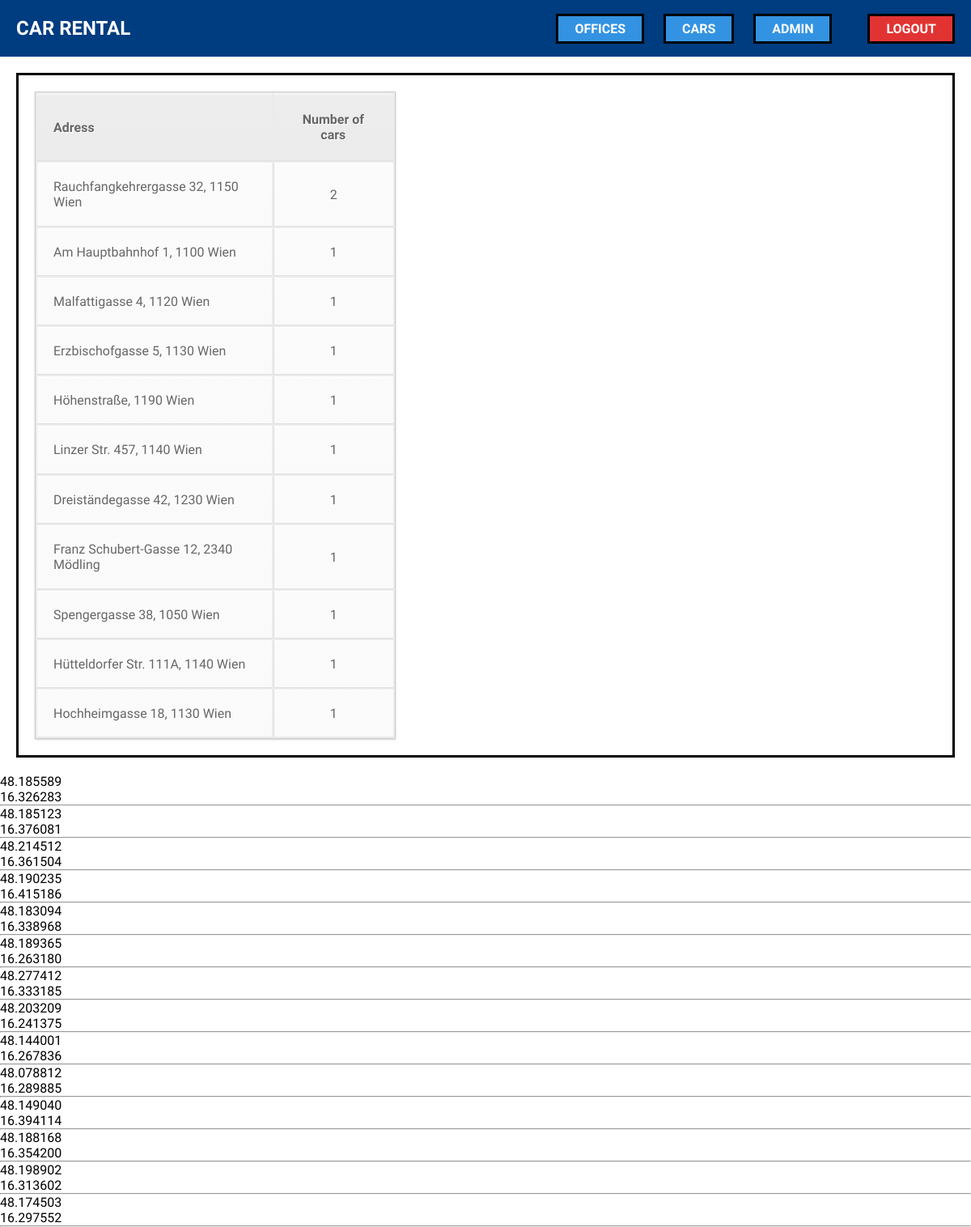
/admin.php (signed in), run on the app's committed database.
### tables this page shows
CREATE TABLE `locations` (
  `loc_id` int(11) NOT NULL,
  `address` varchar(255) NOT NULL,
  `latitude` float(10,6) DEFAULT NULL,
  `longitude` float(10,6) DEFAULT NULL
);

### admin.php (the view, shortened to what this page needs)
<?php
include_once('inc/conf/config.php');
include('inc/components/head.php'); ?>
    <section id="loc-list">
    <article>
        <table>
            <thead>
                <tr>
                    <th>Adress</th>
                    <th>Number of cars</th>
                </tr>
            </thead>
            <tbody>
                <?php
                    $statement = $db_con->query('SELECT address, COUNT(*) as count FROM cars
                                                JOIN locations ON locations.loc_id = cars.fk_location
                                                GROUP BY fk_location ORDER BY count DESC');
                    foreach ($statement as $row){
                        echo "<tr>";
                        echo "<td>" . $row['address'] . "</td>";
                        echo "<td>" . $row['count'] . "</td>";
                        echo "</tr>";
                    }
                ?>
            </tbody>
        </table>
    </article>
    <aside>
        <div id="map"></div>
    </aside>
    </section>
<?php
$statement = $db_con->query("SELECT * FROM locations");
        foreach ($statement as $row){ ?>
           <?php echo $row['latitude'] ?><br>
           <?php echo $row['longitude'] ?><hr>
       <?php } ?>
<?php include('inc/components/footer.php'); ?>

### inc/components/head.php (shortened to what this page needs)
<!DOCTYPE html>
<html lang="en">
<head>
    <link rel="stylesheet" href="css/style.css">
    <link rel="stylesheet" href="https://use.fontawesome.com/releases/v5.1.0/css/all.css">
</head>
<body>
<header>
    <?php include('menu.php'); ?>
</header>

### inc/components/menu.php (shortened to what this page needs)
<nav>
    <ul>
        <span>car rental</span>
        <form id="login-form" method="post">
        <?php if(!empty($_SESSION['user_id'])){ ?>
        <li><a href="offices.php">Offices</a></li>
        <li><a href="cars.php">Cars</a></li>
        <?php if($_SESSION['role']=='admin'){ ?>
        <li><a href="admin.php">Admin</a></li>
        <?php } ?>
        <?php } else { ?>
        <li><input type="text" name="email" placeholder="email"></li>
        <li><input type="password" name="user_pass" placeholder="password"></li>
        <li><a id="login-sub" type="submit" name="log-sub">Login</a></li><?php } ?>
        <?php if(!empty($_SESSION['user_id'])){ ?>
        <li class="logout"><a href="inc/scripts/logout.php">LogOut</a></li>
        <?php } ?>
        </form>
    </ul>
</nav>

### css/style.css (style rules this page uses)
* { margin: 0; padding: 0; font-size: 1em; font-family: 'PT Sans Narrow', sans-serif; }
html, body { height: 100%; margin: 0; padding: 0; }
header { height: 70px; background: rgb(0, 60, 128); }
header ul { list-style: none; display: flex; justify-content: space-between; align-items: center; height: 70px; }
header ul li { display: inline; margin-left: 20px; }
form a { background: rgb(51, 147, 226); padding: 6px 20px; text-decoration: none; text-transform: uppercase; font-weight: bold; color: #fff; border: 3px solid #000; text-align: center; }
.logout { margin-left: 40px; margin-right: 20px; }
.logout a { background: rgb(226, 51, 51); }
nav ul span { margin-left: 20px; font-weight: bold; font-size: 1.5em; text-transform: uppercase; color: #fff; }
#loc-list { display: flex; justify-content: center; border: 3px solid #000; margin: 20px; padding: 20px; height: 100%; }
article { display: flex; width: 40%; }
aside { width: 60%; height: 100%; }
#map { height: 100%; width: 100%; }
table { font-family:Arial, Helvetica, sans-serif; color:#666; text-shadow: 1px 1px 0px #fff; background:#eaebec; border:#ccc 1px solid; -moz-box-shadow: 0 1px 2px #d1d1d1; -webkit-box-shadow: 0 1px 2px #d1d1d1; box-shadow: 0 1px 2px #d1d1d1; }
table th { padding:21px 25px 22px 25px; border-top:1px solid #fafafa; border-bottom:1px solid #e0e0e0; background: #ededed; background: -webkit-gradient(linear, left top, left bottom, from(#ededed), to(#ebebeb)); background: -moz-linear-gradient(top, #ededed, #ebebeb); }
table th:first-child { text-align: left; padding-left:20px; }
table tr:first-child th:first-child { -moz-border-radius-topleft:3px; -webkit-border-top-left-radius:3px; border-top-left-radius:3px; }
table tr:first-child th:last-child { -moz-border-radius-topright:3px; -webkit-border-top-right-radius:3px; border-top-right-radius:3px; }
table tr { text-align: center; padding-left:20px; }
table td:first-child { text-align: left; padding-left:20px; border-left: 0; }
table td { padding:18px; border-top: 1px solid #ffffff; border-bottom:1px solid #e0e0e0; border-left: 1px solid #e0e0e0; background: #fafafa; background: -webkit-gradient(linear, left top, left bottom, from(#fbfbfb), to(#fafafa)); background: -moz-linear-gradient(top, #fbfbfb, #fafafa); }
table tr:last-child td { border-bottom:0; }
table tr:last-child td:first-child { -moz-border-radius-bottomleft:3px; -webkit-border-bottom-left-radius:3px; border-bottom-left-radius:3px; }
table tr:last-child td:last-child { -moz-border-radius-bottomright:3px; -webkit-border-bottom-right-radius:3px; border-bottom-right-radius:3px; }

### data on the page
locations: latitude "48.185589", longitude "16.326283"
locations: latitude "48.185123", longitude "16.376081"
locations: latitude "48.214512", longitude "16.361504"
locations: latitude "48.190235", longitude "16.415186"
locations: latitude "48.183094", longitude "16.338968"
locations: latitude "48.189365", longitude "16.263180"
locations: latitude "48.277412", longitude "16.333185"
locations: latitude "48.203209", longitude "16.241375"
locations: latitude "48.144001", longitude "16.267836"
locations: latitude "48.078812", longitude "16.289885"
locations: latitude "48.149040", longitude "16.394114"
locations: latitude "48.188168", longitude "16.354200"
locations: latitude "48.198902", longitude "16.313602"
locations: latitude "48.174503", longitude "16.297552"

### other printed values
$row['address'] "Rauchfangkehrergasse 32, 1150 Wien"
$row['count'] "2"
$row['address'] "Am Hauptbahnhof 1, 1100 Wien"
$row['count'] "1"
$row['address'] "Malfattigasse 4, 1120 Wien"
$row['address'] "Erzbischofgasse 5, 1130 Wien"
$row['address'] "Höhenstraße, 1190 Wien"
$row['address'] "Linzer Str. 457, 1140 Wien"
$row['address'] "Dreiständegasse 42, 1230 Wien"
$row['address'] "Franz Schubert-Gasse 12, 2340 Mödling"
$row['address'] "Spengergasse 38, 1050 Wien"
$row['address'] "Hütteldorfer Str. 111A, 1140 Wien"
$row['address'] "Hochheimgasse 18, 1130 Wien"
